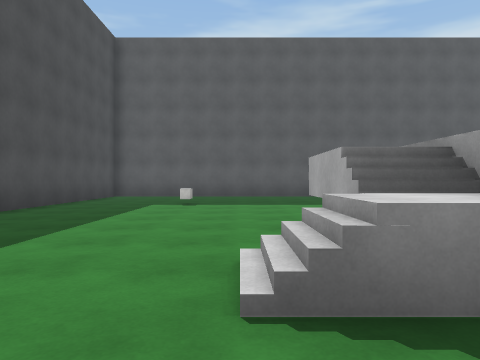
view 1 (above)

24 first-person views from a walk through a scene from a Unity 3-D project. The camera is 1.2 m above the floor, looks level and sees 70° across. The floor is counted in squares, 2 m on a side. Each view is taken from the middle of a square. On the plan, view 1 faces up. The plan holds only what a view shows up to about 10 squares ahead; the rest is blank. The place goes on beyond the plan. The player is left out. Surface patterns are stand-ins for the level's own textures.

view 2
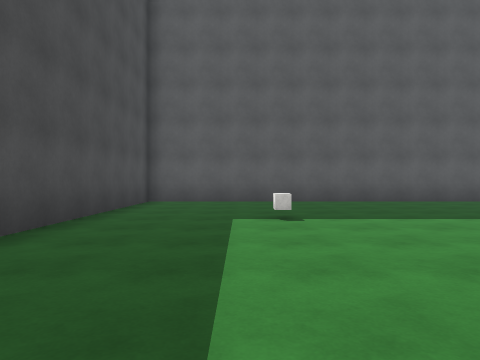

view 3
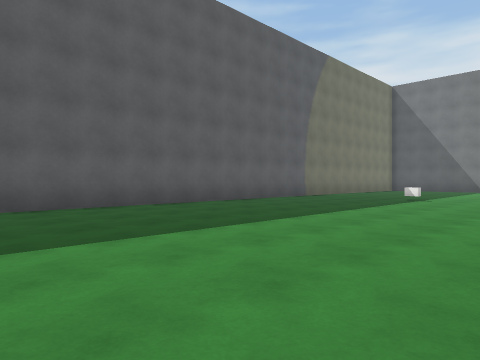

view 4
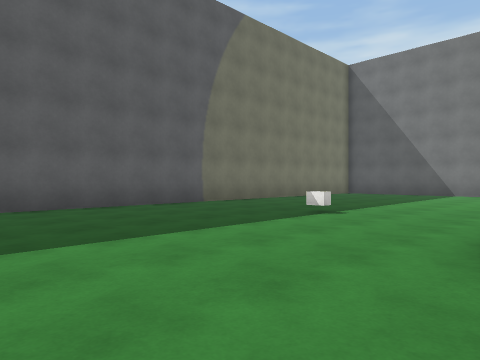

view 5
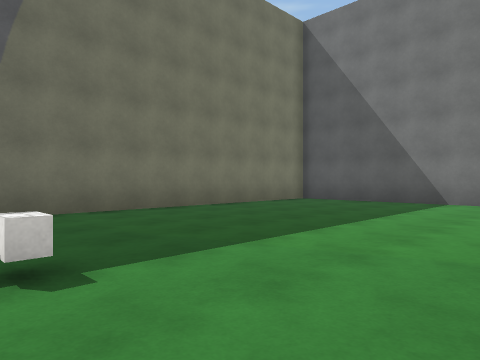

view 6
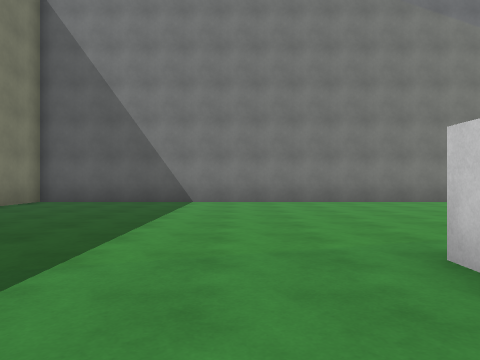

view 7
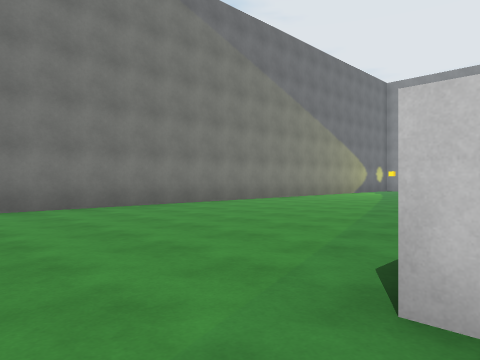

view 8
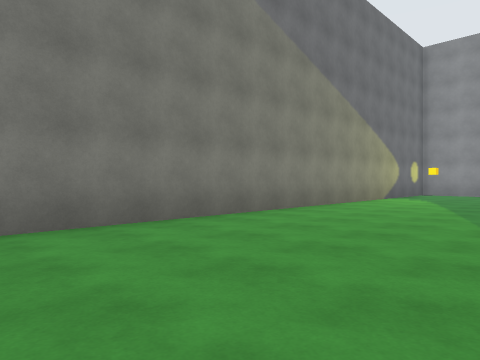

view 9
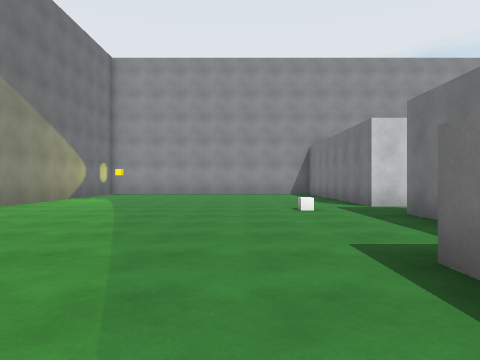

view 10
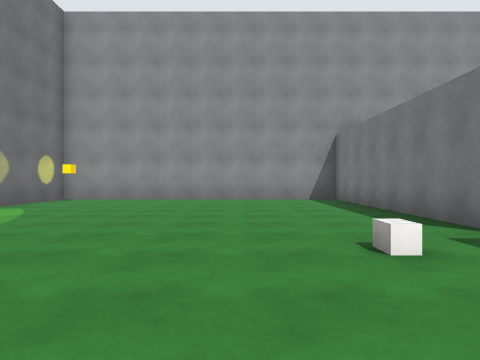

view 11
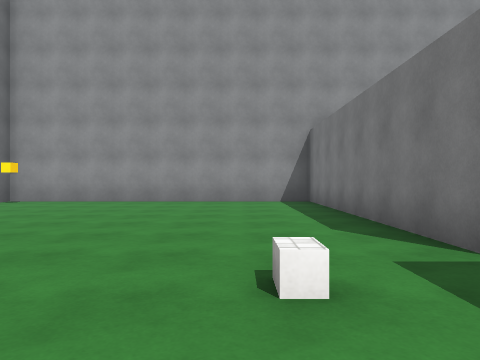

view 12
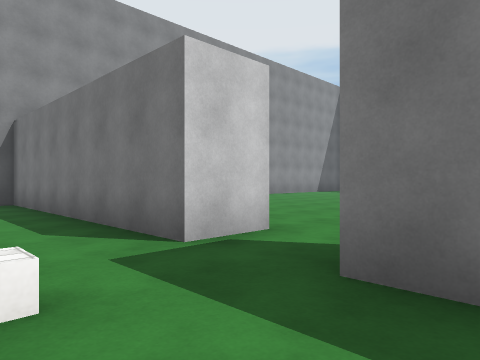

view 13
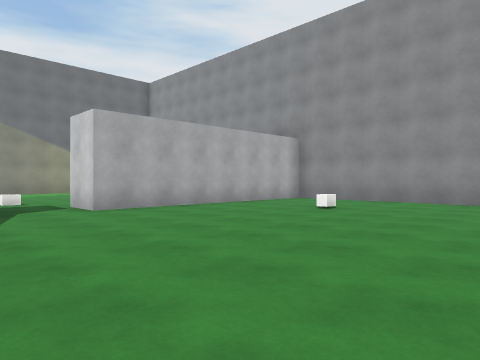

view 14
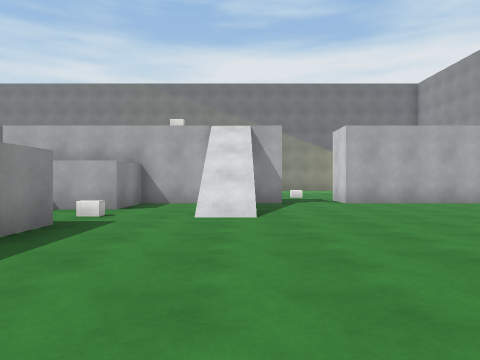

view 15
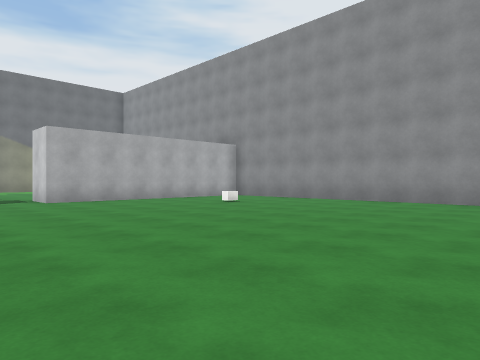

view 16
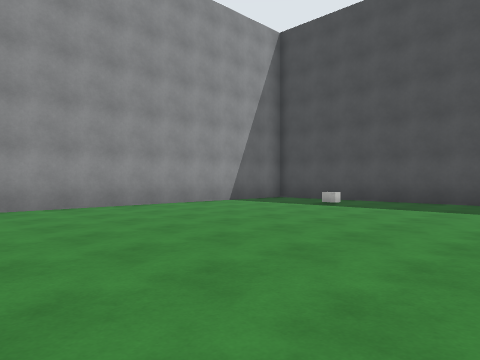

view 17
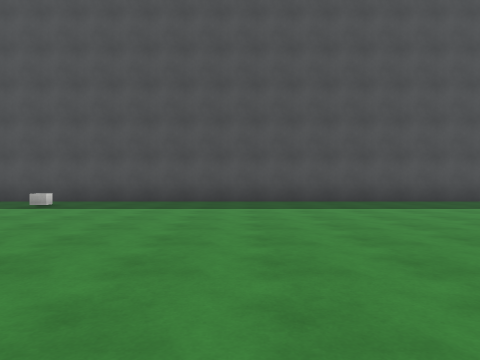

view 18
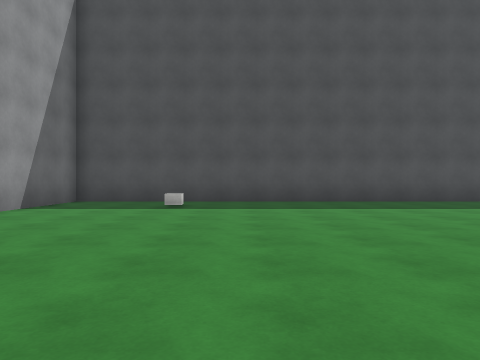

view 19
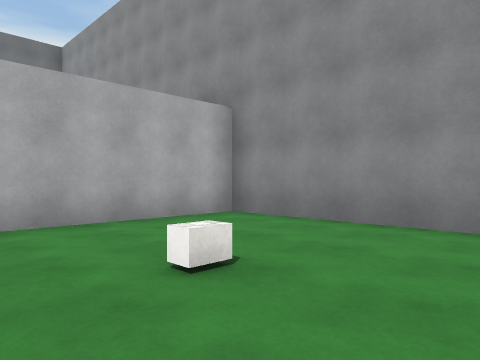

view 20
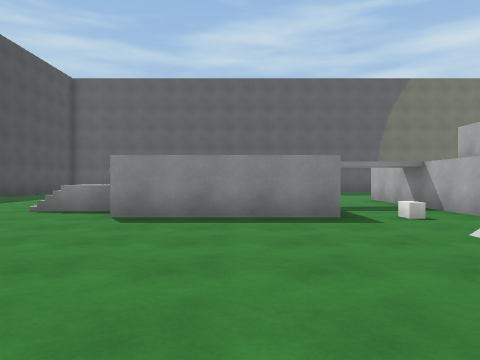

view 21
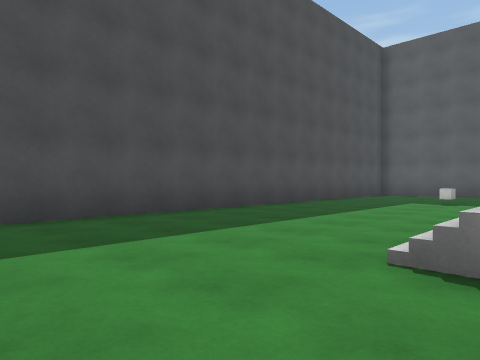

view 22
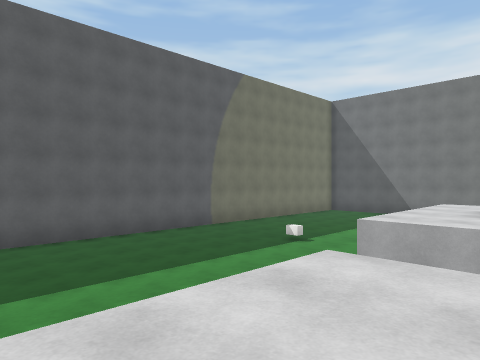

view 23
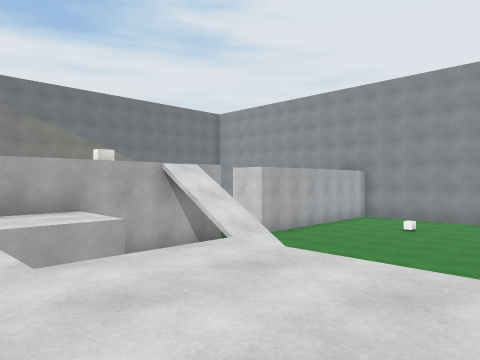

view 24
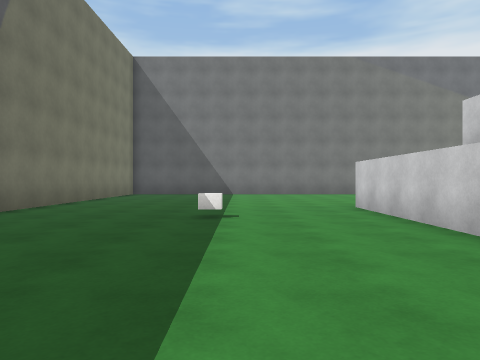

### Floor plan
Key: @ floor where view 1 was taken; # wall or solid block; . main floor; : floor 2 m higher than the main floor; / step, stairs or slope; B block.
Columns run from 5 left of view 1 to 20 right of it. Each row starts with its distance up from view 1.
 13 ##########################
 12 #........................#
 11 #........................#
 10 #........................#
  9 #........................#
  8 #...B...........B........#
  7 #........................#
  6 #........................#
  5 #............#####.......#
  4 #.....//:::..#    .......#
  3 #.....//:::..#    .......#
  2 #....///:::..#    .......#
  1 #....../:::..#####.......#
  0 #....@......B..# ........#
 -1 #..............# ........#
 -2 #...........//.##........#
 -3 #..............##........#
 -4 #.................B......#
 -5 #..............##........#
 -6 #..............##........#
 -7 #..............##........#
 -8 #..............##........#
 -9 #.B.........B..##........#
-10 #..............##........#
-11 #..............##........#
-12 ##########################

Where each view was taken, in squares from view 1:
view 1: 0 up, 0 right, facing up
view 2: 3 up, 2 left, facing up
view 3: 5 up, 0 right, facing up-right
view 4: 5 up, 5 right, facing up-right
view 5: 6 up, 10 right, facing up-right
view 6: 7 up, 10 right, facing right
view 7: 7 up, 12 right, facing down-right
view 8: 3 up, 15 right, facing down-right
view 9: 3 up, 14 right, facing down
view 10: 1 down, 14 right, facing down
view 11: 2 down, 13 right, facing down
view 12: 2 down, 13 right, facing down-left
view 13: 2 down, 3 right, facing down-right
view 14: 2 down, 1 right, facing right
view 15: 2 down, 0 right, facing down-right
view 16: 4 down, 5 right, facing down-left
view 17: 4 down, 5 right, facing left
view 18: 7 down, 5 right, facing left
view 19: 7 down, 5 right, facing down-right
view 20: 5 down, 4 right, facing up
view 21: 1 down, 1 right, facing up-left
view 22: 3 up, 3 right, facing up-right
view 23: 3 up, 3 right, facing down-right
view 24: 8 up, 5 right, facing right
